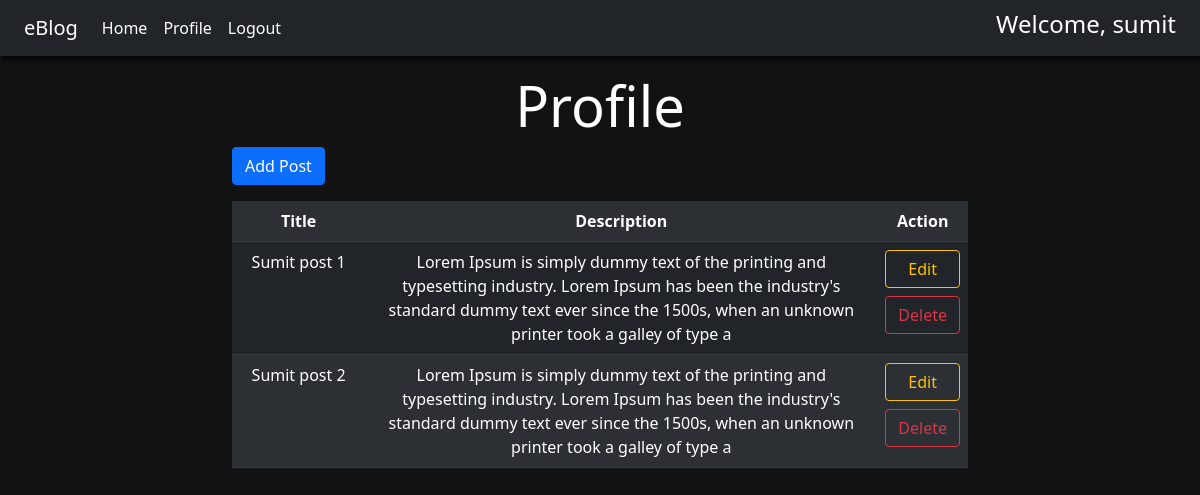
The page /profile/ (signed in) on the database as committed earlier.
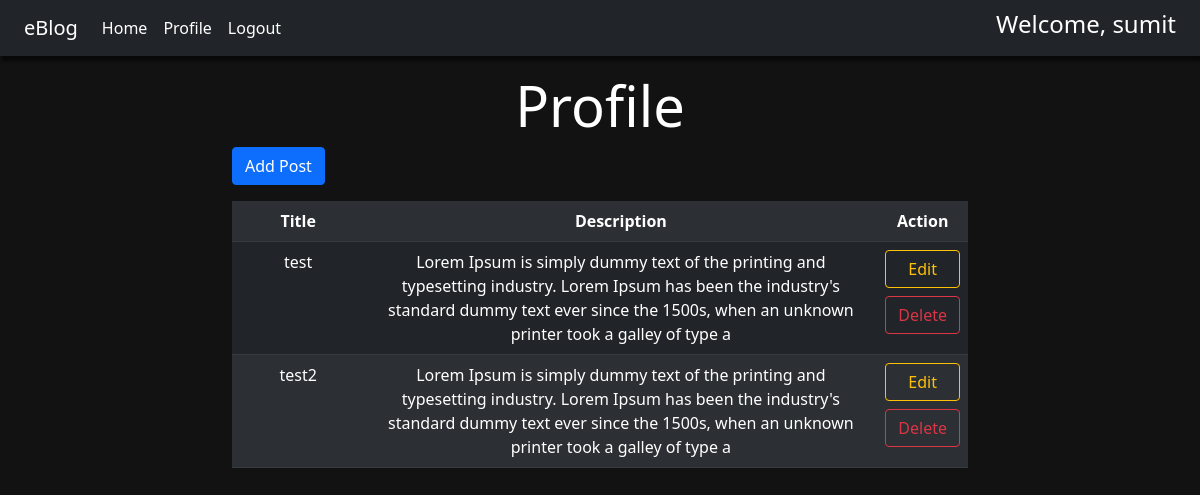
The same page on the database as committed later.
### app/models.py (models this page shows, shortened)
class Post(models.Model):
    user = models.ForeignKey(User, on_delete=models.CASCADE)
    title = models.CharField(max_length=70)
    desc = models.TextField(max_length=200)

### app/views.py (the view)
# urls.py: path('profile/',views.user_profile,name='profile'),
def user_profile(request):
    if request.user.is_authenticated:
        if request.method=='POST':
            fm = PostForm(request.POST)
            posts=Post.objects.filter(user_id=request.user.id)
            if fm.is_valid():
                profile = fm.save(commit=False)
                profile.user = request.user
                profile.save()
                messages.success(request,"Post Updated")
                return render(request,'profile.html',{'posts':posts,'modalform':fm})
        else:
            fm = PostForm()
            posts=Post.objects.filter(user_id=request.user.id)
            return render(request,'profile.html',{'posts':posts,'modalform':fm})
    else:
        return HttpResponseRedirect('/login/')

### app/forms.py
class PostForm(forms.ModelForm):
    class Meta:
        model = Post
        fields=['title','desc']
        labels={'title':'Title','desc':'Description'}
        widgets={
                'title':forms.TextInput(attrs={'class':'form-control'}),
                'desc':forms.Textarea(attrs={'class':'form-control'})
        }

### app/templates/profile.html (shortened to what this page needs)
{% extends 'base.html' %}
{% load static %}
{% block content %}
<div class="col-sm-8">
  <h1 class="display-4 text-center">Profile</h1>
  <button type="button" class="btn btn-primary" data-bs-toggle="modal" data-bs-target="#exampleModal">
    Add Post
  </button>
  {% if posts %}
  <table class="table table-dark table-striped my-3 text-center">
    <tr>
      <th>Title</th>
      <th>Description</th>
      <th>Action</th>
    </tr>
    {% for post in posts %}
    <tr>
      <td style="width: 20%">{{post.title}}</td>
      <td style="width: 90%">{{post.desc}}</td>
      <td>
        <div class="d-grid gap-2">
          <a href="{% url 'updatedata' post.id %}" class="btn btn-outline-warning ">Edit</a>
          <form action="{% url 'deletedata' post.id %}" method="POST" class="d-inline">
            <input type="Submit" value="Delete" class="btn btn-outline-danger">
          </form>
        </div>
      </td>
    </tr>
    {% endfor %}
  </table>
  {% else %}
  <div class="alert alert-warning text-center my-3" role="alert">
  <strong>No Posts to display, Please Add Post</strong>
  </div>
  {% endif %}
</div>
  {% endblock content %}

Rows that differ between the two databases and show on the page:
removed Post: title "Sumit post 1", desc "Lorem Ipsum is simply dummy text of the printing and typesetting industry. Lorem Ipsum has been the industry's standard dummy text ever since the 1500s, when an unknown printer took a galley of type a"
removed Post: title "Sumit post 2", desc "Lorem Ipsum is simply dummy text of the printing and typesetting industry. Lorem Ipsum has been the industry's standard dummy text ever since the 1500s, when an unknown printer took a galley of type a"
added Post: title "test", desc "Lorem Ipsum is simply dummy text of the printing and typesetting industry. Lorem Ipsum has been the industry's standard dummy text ever since the 1500s, when an unknown printer took a galley of type a"
added Post: title "test2", desc "Lorem Ipsum is simply dummy text of the printing and typesetting industry. Lorem Ipsum has been the industry's standard dummy text ever since the 1500s, when an unknown printer took a galley of type a"
